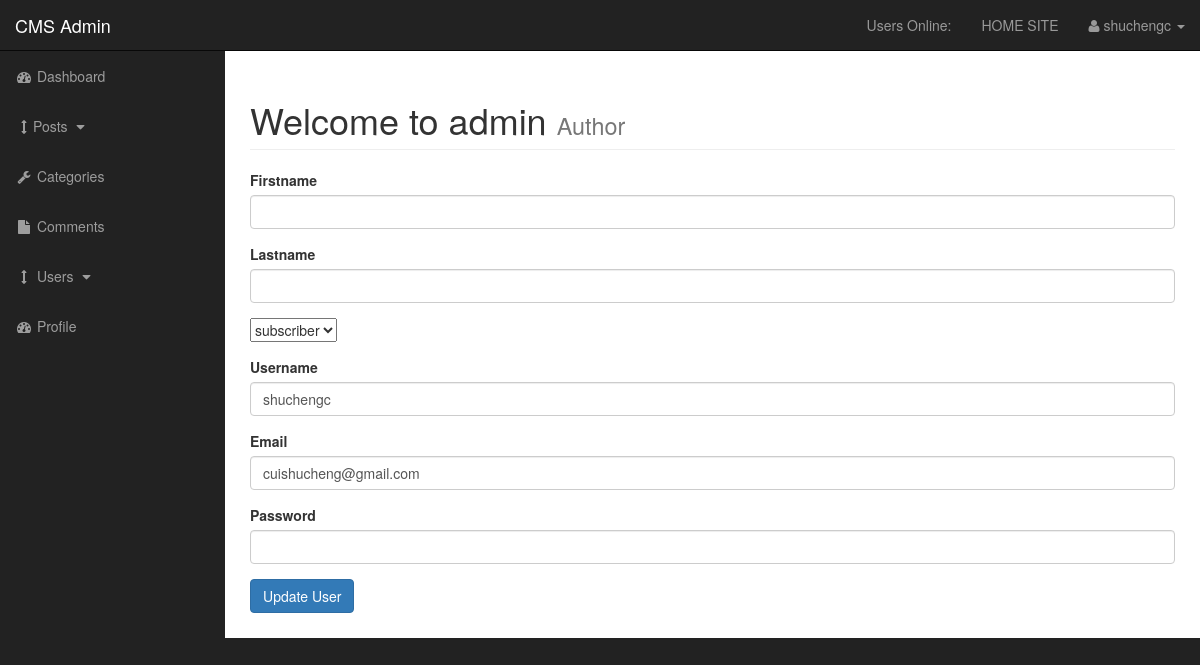
Screenshot of /admin/users.php?source=edit_user&edit_user=0 (signed in) with the database file from the repository.
### tables this page shows
CREATE TABLE `users` (
  `user_id` int(3) NOT NULL,
  `username` varchar(255) NOT NULL,
  `user_password` varchar(255) NOT NULL,
  `user_firstname` varchar(255) NOT NULL,
  `user_lastname` varchar(255) NOT NULL,
  `user_email` varchar(255) NOT NULL,
  `user_image` text NOT NULL,
  `user_role` varchar(255) NOT NULL,
  `randSalt` varchar(255) NOT NULL DEFAULT '$2y$10$iusesomecrazystrings22'
);

### admin/functions.php (called while the page is built, shortened)
<?php
function escape($string) {
    global $connection;
    return mysqli_real_escape_string($connection, trim($string));
}
?>

### admin/includes/edit_user.php (the view, shortened to what this page needs)
<?php
if(isset($_GET['edit_user'])){
    $the_user_id =  escape($_GET['edit_user']);
    $query = "SELECT * FROM users WHERE user_id = $the_user_id ";
    $select_users_query = mysqli_query($connection,$query);
    while($row = mysqli_fetch_assoc($select_users_query)) {
          $username       = $row['username'];
          $user_firstname = $row['user_firstname'];
          $user_lastname  = $row['user_lastname'];
          $user_email     = $row['user_email'];
          $user_role      = $row['user_role'];
    }
?>
    <?php
} else {
    header("Location: index.php");
}
?>
<form action="" method="post" enctype="multipart/form-data">
    <div class="form-group">
        <label for="title">Firstname</label>
        <input type="text" value="<?php echo $user_firstname; ?>" class="form-control" name="user_firstname">
    </div>
    <div class="form-group">
        <label for="post_status">Lastname</label>
        <input type="text" value="<?php echo $user_lastname; ?>" class="form-control" name="user_lastname">
    </div>
    <div class="form-group">
        <select name="user_role" id="">
            <option value="<?php echo $user_role; ?>"><?php echo $user_role; ?></option>
        </select>
    </div>
    <div class="form-group">
     <label for="post_tags">Username</label>
      <input type="text" value="<?php echo $username; ?>" class="form-control" name="username">
    </div>
    <div class="form-group">
     <label for="post_content">Email</label>
      <input type="email" value="<?php echo $user_email; ?>" class="form-control" name="user_email">
    </div>
    <div class="form-group">
     <label for="post_content">Password</label>
      <input type="password" value="<?php  ?>" class="form-control" name="user_password">
    </div>
    <div class="form-group">
      <input class="btn btn-primary" type="submit" name="edit_user" value="Update User">
    </div>
</form>

### admin/css/sb-admin.css (style rules this page uses)
body { margin-top: 100px; background-color: #222; }
@media (min-width:768px) { body { margin-top: 50px; } }

### rows the page displays
users: user_role "subscriber", username "shuchengc", user_email "cuishucheng@gmail.com"

### other values shown
$_SESSION['username'] "shuchengc"
